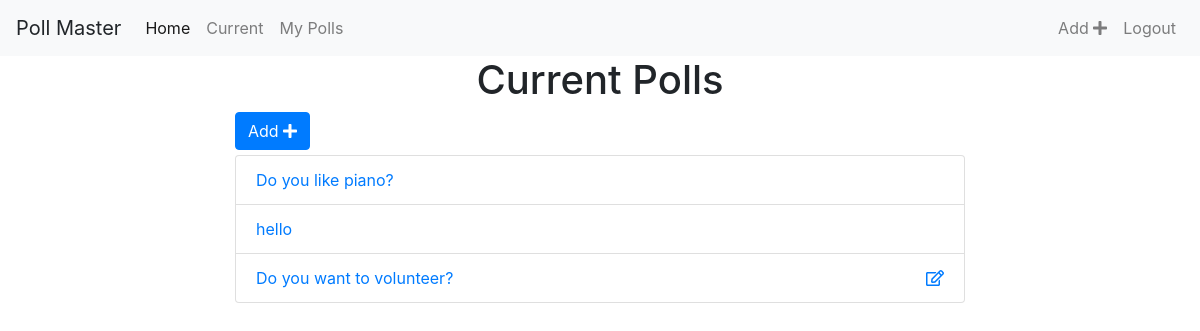
The app's page /polls/list/ (signed in), older data.
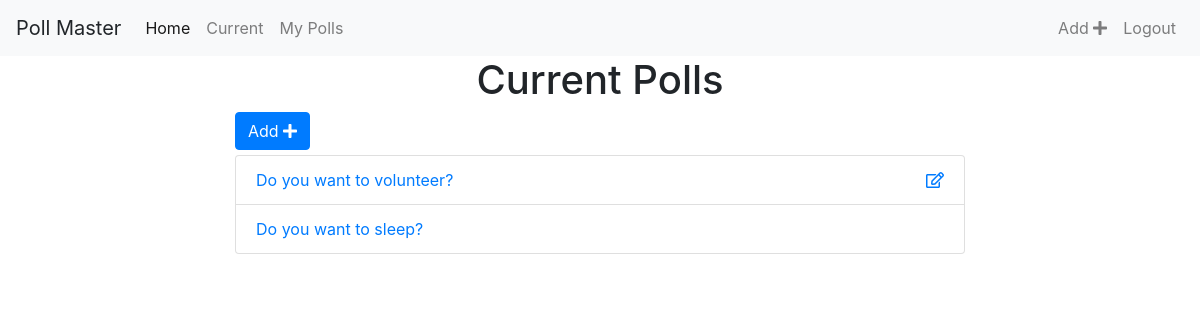
The same page, newer data.
### polls/models.py (models this page shows, shortened)
class Poll(models.Model):
    owner = models.ForeignKey(User, on_delete=models.CASCADE, default=1)
    question_text = models.CharField(max_length=200)
    pub_date = models.DateField()
    def __str__(self):
        return self.question_text

### polls/views.py (the view)
# urls.py: path('list/', views.polls_list, name="list"),
@login_required
def polls_list(request):
    polls = Poll.objects.all()
    context = {'polls': polls}
    return render(request, 'polls_list.html', context)

### polls/templates/polls_list.html (shortened to what this page needs)
{% extends 'base.html' %}
{% block content %}
<div class="container">
  <h1 class='text-center'>Current Polls</h1>
  <div class="row">
    <div class="col-sm-8 offset-sm-2">
      <a href="{% url 'polls:add' %}" class="btn btn-primary" style="margin-bottom: 5px">Add <i class="fas fa-plus"></i> </a>
      <div class="list-group">
        {% for poll in polls %}
          <li class="list-group-item">
             <a href="{% url 'polls:detail' poll.id %}">{{ poll }}</a>
             {% if request.user == poll.owner %}
               <a href="{% url 'polls:edit_poll' poll.id %}" class='float-right'><i class="far fa-edit"></i></a>
             {% endif %}
           </li>
        {% endfor %}
      </div>
    </div>
</div>
{% endblock %}

Row changes from the older to the newer data that the page shows:
removed Poll: question_text "Do you like piano?"
removed Poll: question_text "hello"
added Poll: question_text "Do you want to sleep?"
